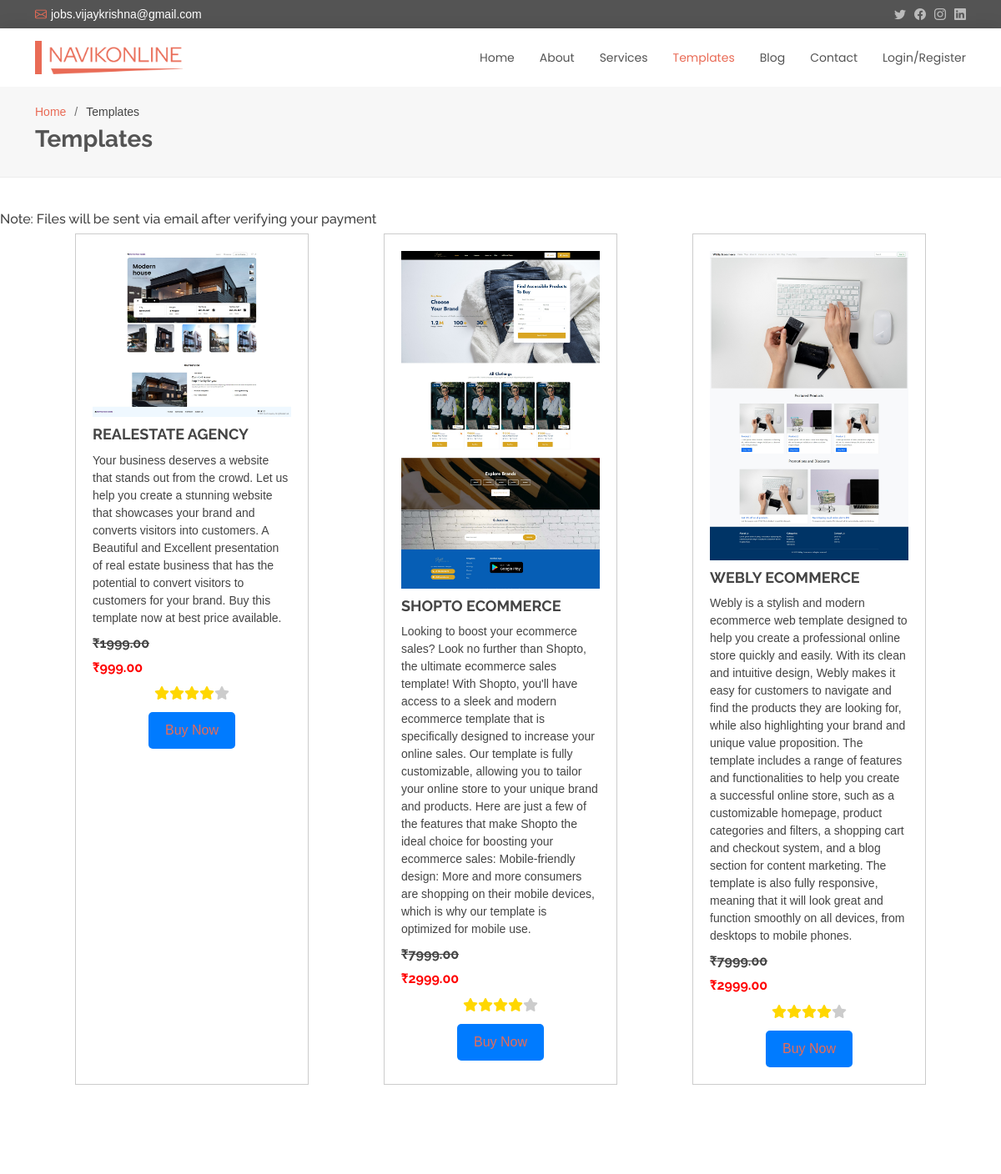
Page /Templates/ (upper part) on the earlier database version.
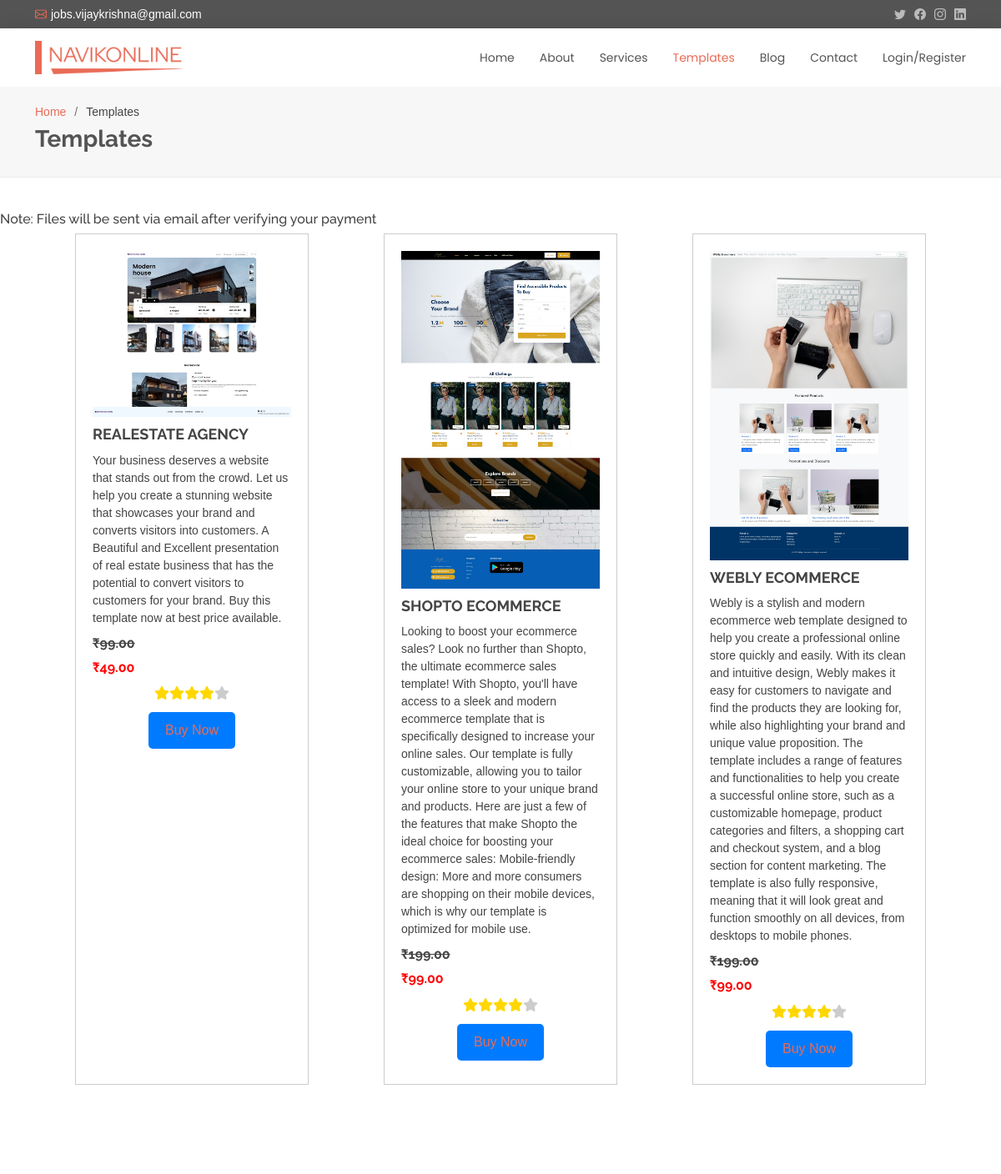
Same page on the later database version.
### myapp/models.py (models this page shows, shortened)
class Product(models.Model):
    name = models.CharField(max_length=255)
    description = models.TextField()
    price_actual = models.DecimalField(max_digits=10, decimal_places=2)
    discounted_price = models.DecimalField(max_digits=10, decimal_places=2, null=True, blank=True)
    avg_rating = models.FloatField(default=0)
    product_image = models.ImageField(upload_to='product_images/')
    demo_link = models.URLField(null=True, blank=True)
    product_category = models.ForeignKey(ProductCategory, on_delete=models.CASCADE)
    date_added = models.DateTimeField(auto_now_add=True)
    class Meta:
        verbose_name = "Product"
        verbose_name_plural = "Products"

### myapp/views.py (the view)
# urls.py: path('Templates/', views.pages.Templates, name = 'Templates'),
    @staticmethod
    def Templates(request):
        p1 = Product.objects.all()
        context = {'products': p1}
        return render(request, 'templates/pages/Templates.html', context)

### templates/pages/Templates.html (shortened to what this page needs)
{% load static %}
<!DOCTYPE html>
<html lang="en">
<head>
  <link rel="stylesheet" href="https://cdnjs.cloudflare.com/ajax/libs/font-awesome/6.4.0/css/all.min.css" />
  <link href="{% static 'assets/vendor/animate.css/animate.min.css' %}" rel="stylesheet">
  <link href="{% static 'assets/vendor/bootstrap/css/bootstrap.min.css' %}" rel="stylesheet">
  <link href="{% static 'assets/vendor/bootstrap-icons/bootstrap-icons.css' %}" rel="stylesheet">
  <link href="{% static 'assets/vendor/boxicons/css/boxicons.min.css' %}" rel="stylesheet">
  <link href="{% static 'assets/vendor/glightbox/css/glightbox.min.css' %}" rel="stylesheet">
  <link href="{% static 'assets/vendor/swiper/swiper-bundle.min.css' %}" rel="stylesheet">
  <link href="{% static 'assets/css/style.css' %}" rel="stylesheet">
  <link href="{% static 'assets/css/style_product.css' %}" rel="stylesheet">
</head>
<body>
  <section id="topbar" class="d-flex align-items-center">
    <div class="container d-flex justify-content-center justify-content-md-between">
      <div class="contact-info d-flex align-items-center">
        <i class="bi bi-envelope d-flex align-items-center"><a href="mailto:jobs.vijaykrishna@gmail.com">jobs.vijaykrishna@gmail.com</a></i>
      </div>
      <div class="social-links d-none d-md-flex align-items-center">
        <a href="#" class="twitter"><i class="bi bi-twitter"></i></a>
        <a href="#" class="facebook"><i class="bi bi-facebook"></i></a>
        <a href="#" class="instagram"><i class="bi bi-instagram"></i></a>
        <a href="#" class="linkedin"><i class="bi bi-linkedin"></i></i></a>
      </div>
    </div>
  </section>
  <header id="header" class="d-flex align-items-center">
    <div class="container d-flex justify-content-between align-items-center">
      <div class="logo">
        <h1><a href="/"><img src="{% static 'assets/img/logo.png' %}" alt="logo"/></a></h1>
      </div>
      <nav id="navbar" class="navbar">
        <ul>
          {% if user.is_authenticated %}
          <li><a  href="/">Home</a></li>
          <li><a href="{% url 'blog' %}">Blog</a></li>
          <li><a class="active" href="{% url 'Templates' %}">Templates</a></li>
          <li><a href="{% url 'logout' %}">Logout</a></li>
          {% else %}
          <li><a href="/">Home</a></li>
          <li><a href="{% url 'about' %}" >About</a></li>
          <li><a href="{% url 'services' %}">Services</a></li>
          <li><a class="active" href="{% url 'Templates' %}">Templates</a></li>
          <li><a href="{% url 'blog' %}">Blog</a></li>
          <li><a href="{% url 'contact' %}">Contact</a></li>
          <li><a href="{% url 'register' %}">Login/Register</a></li>
          {% endif %}
        </ul>
      </nav>
    </div>
  </header>
  <main id="main">
    <section id="breadcrumbs" class="breadcrumbs">
      <div class="container">
        <ol>
          <li><a href="/">Home</a></li>
          <li>Templates</li>
        </ol>
        <h2>Templates</h2>
      </div>
    </section>
    <section id="portfolio" class="portfolio">
    <h6>Note: Files will be sent via email after verifying your payment</h6>
      <div class="gallery">
        {% for product in products%}
        <div class="content">
            <img src="{{product.product_image.url}}" alt="shoes image">
            <h3>{{product.name}}</h3>
            <p>{{product.description}} </p>
            <h6 ><strike style="text-decoration: line-through;">₹{{product.price_actual}}</strike></h6>
            <h6 style="color:red;">₹{{product.discounted_price}}</h6>
            <ul>
                <li><i class="fa fa-star checked"></i></li>
                <li><i class="fa fa-star checked"></i></li>
                <li><i class="fa fa-star checked"></i></li>
                <li><i class="fa fa-star checked"></i></li>
                <li><i class="fa fa-star"></i></li>
            </ul>
            <button type="submit" class="buy-btn"><a class="buy-link" href="">Buy Now</a></button>
        </div>
        {% endfor %}
      </div>
    </section>
  </main>
</body>
</html>

Differences in the rows shown:
changed Product "REALESTATE AGENCY": price_actual "1999.00" → "99.00"; discounted_price "999.00" → "49.00"
changed Product "SHOPTO ECOMMERCE": price_actual "7999.00" → "199.00"; discounted_price "2999.00" → "99.00"
changed Product "WEBLY ECOMMERCE": price_actual "7999.00" → "199.00"; discounted_price "2999.00" → "99.00"
